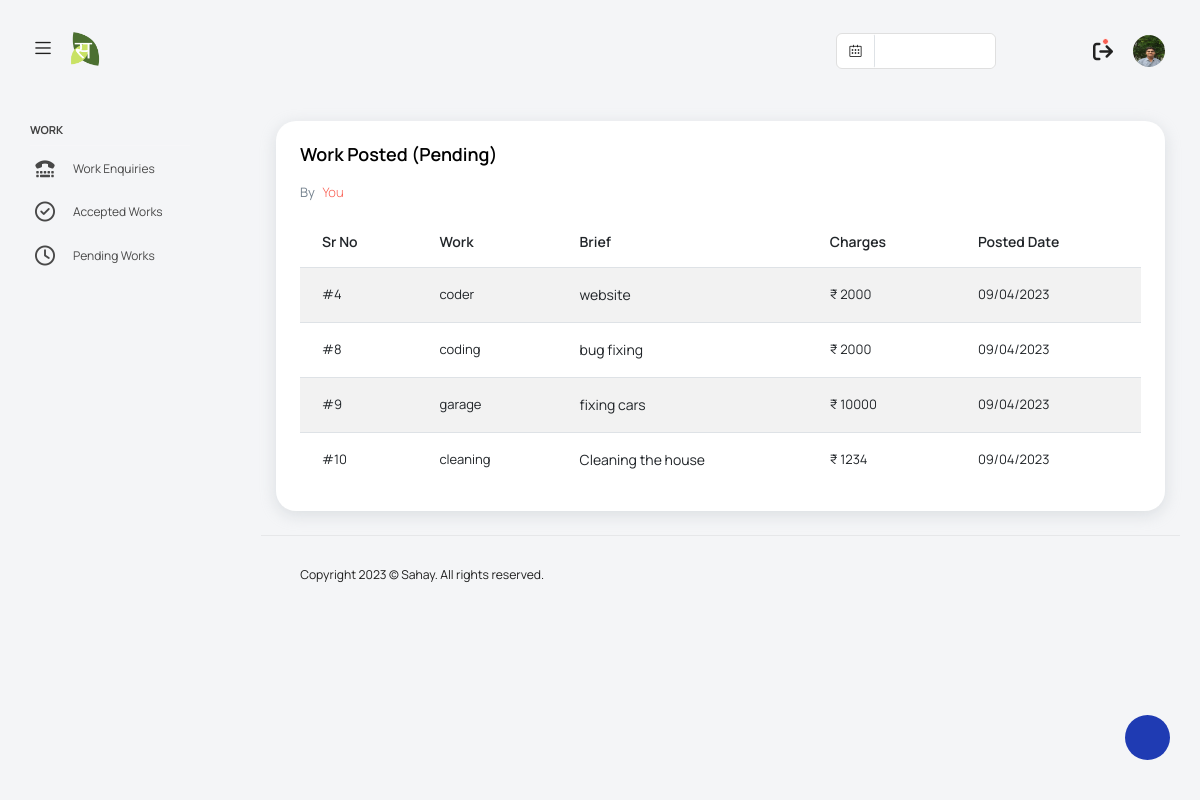
Page /USER/template/pages/tables/pending_work.php (signed in) on the committed database.
### tables this page shows
CREATE TABLE `work` (
  `work_id` int(11) NOT NULL,
  `user_id` int(10) NOT NULL,
  `work_for` varchar(100) NOT NULL,
  `charge` int(10) NOT NULL,
  `brief` varchar(500) NOT NULL
);

### Database/pending_works.php (called while the page is built, shortened)
<?php
	include('connection.php');
	$qur="SELECT * FROM work WHERE user_id='".$_SESSION['user_id']."'";
	$resultset=$conn->query($qur);
?>

### USER/template/pages/tables/pending_work.php (the view, shortened to what this page needs)
<!DOCTYPE html>
<html lang="en">
<head>
  <?php
  include('../../../../links.php');
  include('../../../../Database/user_type.php');
  include('../../../../Database/pending_works.php');
      ?>
  <link rel="stylesheet" href="../../vendors/feather/feather.css">
  <link rel="stylesheet" href="../../vendors/mdi/css/materialdesignicons.min.css">
  <link rel="stylesheet" href="../../vendors/ti-icons/css/themify-icons.css">
  <link rel="stylesheet" href="../../vendors/typicons/typicons.css">
  <link rel="stylesheet" href="../../vendors/simple-line-icons/css/simple-line-icons.css">
  <link rel="stylesheet" href="../../vendors/css/vendor.bundle.base.css">
  <link rel="stylesheet" href="../../css/vertical-layout-light/style.css">
</head>
<body>
  <div class="container-scroller">
    <nav class="navbar default-layout col-lg-12 col-12 p-0 fixed-top d-flex align-items-top flex-row">
      <div class="text-center navbar-brand-wrapper d-flex align-items-center justify-content-start">
        <div class="me-3">
          <button class="navbar-toggler navbar-toggler align-self-center" type="button" data-bs-toggle="minimize">
            <span class="icon-menu"></span>
          </button>
        </div>
        <div>
          <a class="navbar-brand brand-logo" href="../../index.html">
            <img src="../../../../img/logo3.png" alt="logo" style="width:125% !important"/>
          </a>
        </div>
      </div>
      <div class="navbar-menu-wrapper d-flex align-items-top">
        <ul class="navbar-nav ms-auto">
          <li class="nav-item d-none d-lg-block">
            <div id="datepicker-popup" class="input-group date datepicker navbar-date-picker">
              <span class="input-group-addon input-group-prepend border-right">
                <span class="icon-calendar input-group-text calendar-icon"></span>
              </span>
              <input type="text" class="form-control">
            </div>
          </li>
          <li class="nav-item">
            <form class="search-form" action="#">
              <i class="icon-search"></i>
              <input type="search" class="form-control" placeholder="Search Here" title="Search here">
            </form>
          </li>
          <li class="nav-item dropdown">
            <a class="nav-link count-indicator" id="notificationDropdown" href="#" data-bs-toggle="dropdown">
              <i class="icon-mail icon-lg"></i>
            </a>
          </li>
          <li class="nav-item dropdown">
            <a class="nav-link count-indicator" id="countDropdown" href="#" data-bs-toggle="dropdown" aria-expanded="false">
            <i class="fa fa-sign-out" aria-hidden="true"></i>
              <span class="count"></span>
            </a>
          </li>
          <li class="nav-item dropdown d-none d-lg-block user-dropdown">
            <a class="nav-link" id="UserDropdown" href="#" data-bs-toggle="dropdown" aria-expanded="false">
              <img class="img-xs rounded-circle" src="../../../../img/IMG-0283.jpg" alt="Profile image"> </a>
          </li>
        </ul>
      </div>
    </nav>
    <div class="container-fluid page-body-wrapper">
      <div class="theme-setting-wrapper">
        <div id="settings-trigger"><i class="ti-settings"></i></div>
      </div>
      <nav class="sidebar sidebar-offcanvas" id="sidebar">
        <ul class="nav">
          <?php
            if(isset($_SESSION['type'])){
              if($_SESSION['type']=="service"){
          ?>
          <li class="nav-item">
            <a class="nav-link" href="all_work.php">
              <i class="mdi mdi-grid-large menu-icon"></i>
              <span class="menu-title">Explore Works Here</span>
            </a>
          </li>
           <li class="nav-item nav-category">Contacts</li>
          <li class="nav-item">
            <a class="nav-link" href="interested_contact.php">
            <i class="fa-solid fa-heart d_i"></i>
              <span class="menu-title">Interested Contacts</span>
            </a>
          </li>
          <li class="nav-item">
            <a class="nav-link" href="accepted_contact.php">
            <i class="fa fa-light fa-handshake d_i"></i>
              <span class="menu-title">Accepted Contacts</span>
            </a>
          </li>
          <?php
            }else{
              ?>
              <li class="nav-item nav-category">Work</li>
          <li class="nav-item">
            <a class="nav-link" href="work_enquiry.php">
            <i class="fa fa-thin fa-tty d_i"></i>
              <span class="menu-title">Work Enquiries</span>
            </a>
          </li>
          <li class="nav-item">
            <a class="nav-link" href="accepted_work.php">
            <i class="fa-sharp fa-regular fa-circle-check d_i"></i>
              <span class="menu-title">Accepted Works</span>
            </a>
          </li>
          <li class="nav-item">
            <a class="nav-link" href="pending_work.php">
            <i class="fa-regular fa-clock d_i"></i>
              <span class="menu-title">Pending Works</span>
            </a>
          </li>
             <?php
            }
        }else{
          header('Location:../../../../login.php');
        }
          ?>
        </ul>
      </nav>
      <div class="main-panel">
        <div class="content-wrapper">
          <div class="row">
            <div class="col-lg-12 grid-margin stretch-card">
              <div class="card">
                <div class="card-body">
                  <h4 class="card-title">Work Posted (Pending)</h4>
                  <p class="card-description">
                  By <code>You</code>
                  </p>
                  <div class="table-responsive">
                    <table class="table table-striped">
                      <thead>
                        <tr>
                          <th>
                            Sr No
                          </th>
                          <th>
                            Work
                          </th>
                          <th>
                            Brief
                          </th>
                          <th>
                            Charges
                          </th>
                          <th>
                            Posted Date
                          </th>
                        </tr>
                      </thead>
                      <tbody>
                         <?php
                            foreach ($_SESSION['pending_data'] as $row) {
                          ?>
                        <tr>
                          <td>
                            #<?php echo $row['work_id'];
                            ?>
                          </td>
                          <td>
                            <?php echo $row['work_for'];?>
                          </td>
                          <td class="d_td">
                            <?php echo $row['brief']; ?>
                          </td>
                          <td>
                          ₹ <?php echo $row['charge'] ?>
                          </td>
                          <td>
                          09/04/2023
                          </td>
                        </tr>
                        <?php
                      }
                      ?>
                      </tbody>
                    </table>
                  </div>
                </div>
              </div>
            </div>
        <footer class="footer">
          <div class="d-sm-flex justify-content-center justify-content-sm-between">
            <span class="float-none float-sm-right d-block mt-1 mt-sm-0 text-center">Copyright 2023 © Sahay. All rights reserved.</span>
          </div>
        </footer>
      </div>
    </div>
  </div>
</body>
</html>

### links.php (shortened to what this page needs)
<!DOCTYPE html>
<html lang="en">
<head>
    <link rel="stylesheet" href="https://cdnjs.cloudflare.com/ajax/libs/font-awesome/4.7.0/css/font-awesome.min.css">
    <link rel="stylesheet" href="https://cdnjs.cloudflare.com/ajax/libs/font-awesome/6.3.0/css/all.min.css" />
    <link rel="stylesheet" href="CSS/ui.css">
</head>

### CSS/ui.css (style rules this page uses)
body { margin: 0; font-family: 'Montserrat'; }

### USER/template/pages/tables/pending_work.php (style rules this page uses)
.d_i { font-size: 20px; margin-right: 12%; }
.d_td { white-space: inherit !important; line-height:18px !important; font-size:14px !important; }

### rows in the picture
work: work_id "4", work_for "coder", brief "website", charge "2000"
work: work_id "8", work_for "coding", brief "bug fixing", charge "2000"
work: work_id "9", work_for "garage", brief "fixing cars", charge "10000"
work: work_id "10", work_for "cleaning", brief "Cleaning the house", charge "1234"
